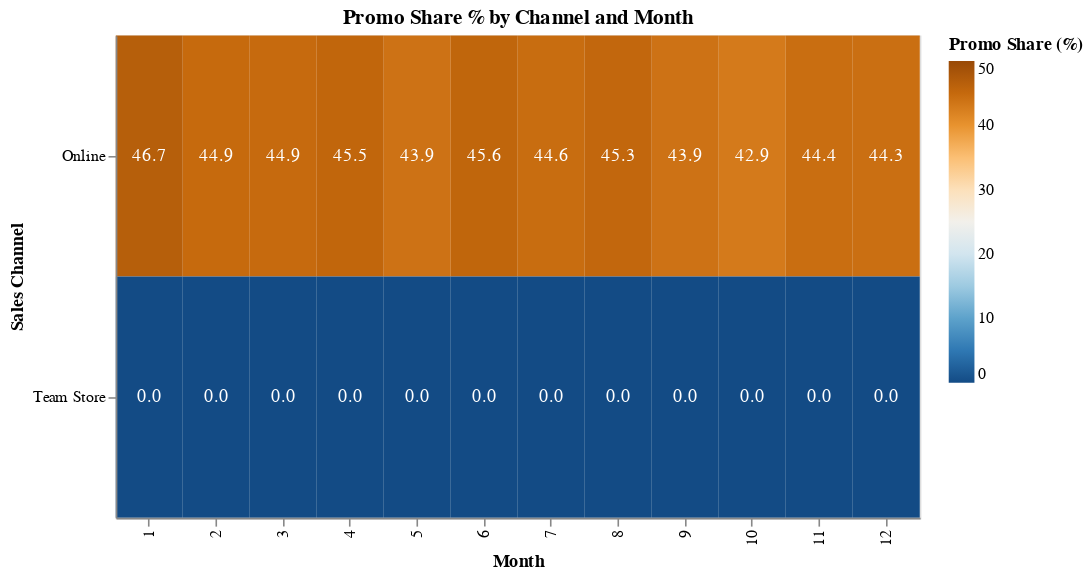

Here is the notebook cell this chart was saved with:
### Code cell
base = alt.Chart(pivoted).encode(
    x=alt.X("Month:O", title="Month"),
    y=alt.Y("Channel:N", title="Sales Channel")
)

rect = base.mark_rect().encode(
    color=alt.Color(
        "Promo_Share_%:Q",
        scale=alt.Scale(scheme="blueorange", domain=[0,50]),
        title="Promo Share (%)"
    )
)

text = base.mark_text(
    baseline="middle",
    color="white"
).encode(
    text=alt.Text("Promo_Share_%:Q", format=".1f")
)

#add layers together
(rect + text).properties(
    width=500,
    height=300,
    title="Promo Share % by Channel and Month"
)

### Figure 1 — Vega-Lite specification as saved in the notebook (floating-point values rounded to 4 significant figures)
{"config": {"view": {"continuousWidth": 300, "continuousHeight": 300}}, "layer": [{"mark": {"type": "rect"}, "encoding": {"color": {"field": "Promo_Share_%", "scale": {"domain": [0, 50], "scheme": "blueorange"}, "title": "Promo Share (%)", "type": "quantitative"}, "x": {"field": "Month", "title": "Month", "type": "ordinal"}, "y": {"field": "Channel", "title": "Sales Channel", "type": "nominal"}}}, {"mark": {"type": "text", "baseline": "middle", "color": "white"}, "encoding": {"text": {"field": "Promo_Share_%", "format": ".1f", "type": "quantitative"}, "x": {"field": "Month", "title": "Month", "type": "ordinal"}, "y": {"field": "Channel", "title": "Sales Channel", "type": "nominal"}}}], "data": {"name": "data-2c1d65983074b7afec406ac9fd1e6cb6"}, "height": 300, "title": "Promo Share % by Channel and Month", "width": 500, "$schema": "https://vega.github.io/schema/vega-lite/v5.20.1.json", "datasets": {"data-2c1d65983074b7afec406ac9fd1e6cb6": [{"Month": 1, "Channel": "Online", "Non_Promo_Sales": 234000.0, "Promo_Sales": 204600.0, "Promo_Share_%": 46.65}, {"Month": 1, "Channel": "Team Store", "Non_Promo_Sales": 107000.0, "Promo_Sales": 0.0, "Promo_Share_%": 0.0}, {"Month": 2, "Channel": "Online", "Non_Promo_Sales": 457900.0, "Promo_Sales": 373600.0, "Promo_Share_%": 44.93}, {"Month": 2, "Channel": "Team Store", "Non_Promo_Sales": 205000.0, "Promo_Sales": 0.0, "Promo_Share_%": 0.0}, {"Month": 3, "Channel": "Online", "Non_Promo_Sales": 481800.0, "Promo_Sales": 392600.0, "Promo_Share_%": 44.9}, {"Month": 3, "Channel": "Team Store", "Non_Promo_Sales": 218600.0, "Promo_Sales": 0.0, "Promo_Share_%": 0.0}, {"Month": 4, "Channel": "Online", "Non_Promo_Sales": 462800.0, "Promo_Sales": 386400.0, "Promo_Share_%": 45.5}, {"Month": 4, "Channel": "Team Store", "Non_Promo_Sales": 210100.0, "Promo_Sales": 0.0, "Promo_Share_%": 0.0}, {"Month": 5, "Channel": "Online", "Non_Promo_Sales": 191000.0, "Promo_Sales": 149300.0, "Promo_Share_%": 43.88}, {"Month": 5, "Channel": "Team Store", "Non_Promo_Sales": 86340.0, "Promo_Sales": 0.0, "Promo_Share_%": 0.0}, {"Month": 6, "Channel": "Online", "Non_Promo_Sales": 179100.0, "Promo_Sales": 149900.0, "Promo_Share_%": 45.56}, {"Month": 6, "Channel": "Team Store", "Non_Promo_Sales": 82580.0, "Promo_Sales": 0.0, "Promo_Share_%": 0.0}, {"Month": 7, "Channel": "Online", "Non_Promo_Sales": 192600.0, "Promo_Sales": 154800.0, "Promo_Share_%": 44.55}, {"Month": 7, "Channel": "Team Store", "Non_Promo_Sales": 86420.0, "Promo_Sales": 0.0, "Promo_Share_%": 0.0}, {"Month": 8, "Channel": "Online", "Non_Promo_Sales": 184700.0, "Promo_Sales": 153000.0, "Promo_Share_%": 45.31}, {"Month": 8, "Channel": "Team Store", "Non_Promo_Sales": 84200.0, "Promo_Sales": 0.0, "Promo_Share_%": 0.0}, {"Month": 9, "Channel": "Online", "Non_Promo_Sales": 92440.0, "Promo_Sales": 72280.0, "Promo_Share_%": 43.88}, {"Month": 9, "Channel": "Team Store", "Non_Promo_Sales": 43770.0, "Promo_Sales": 0.0, "Promo_Share_%": 0.0}, {"Month": 10, "Channel": "Online", "Non_Promo_Sales": 101300.0, "Promo_Sales": 76170.0, "Promo_Share_%": 42.92}, {"Month": 10, "Channel": "Team Store", "Non_Promo_Sales": 41190.0, "Promo_Sales": 0.0, "Promo_Share_%": 0.0}, {"Month": 11, "Channel": "Online", "Non_Promo_Sales": 96000.0, "Promo_Sales": 76700.0, "Promo_Share_%": 44.41}, {"Month": 11, "Channel": "Team Store", "Non_Promo_Sales": 41690.0, "Promo_Sales": 0.0, "Promo_Share_%": 0.0}, {"Month": 12, "Channel": "Online", "Non_Promo_Sales": 172200.0, "Promo_Sales": 136900.0, "Promo_Share_%": 44.3}, {"Month": 12, "Channel": "Team Store", "Non_Promo_Sales": 78130.0, "Promo_Sales": 0.0, "Promo_Share_%": 0.0}]}}
